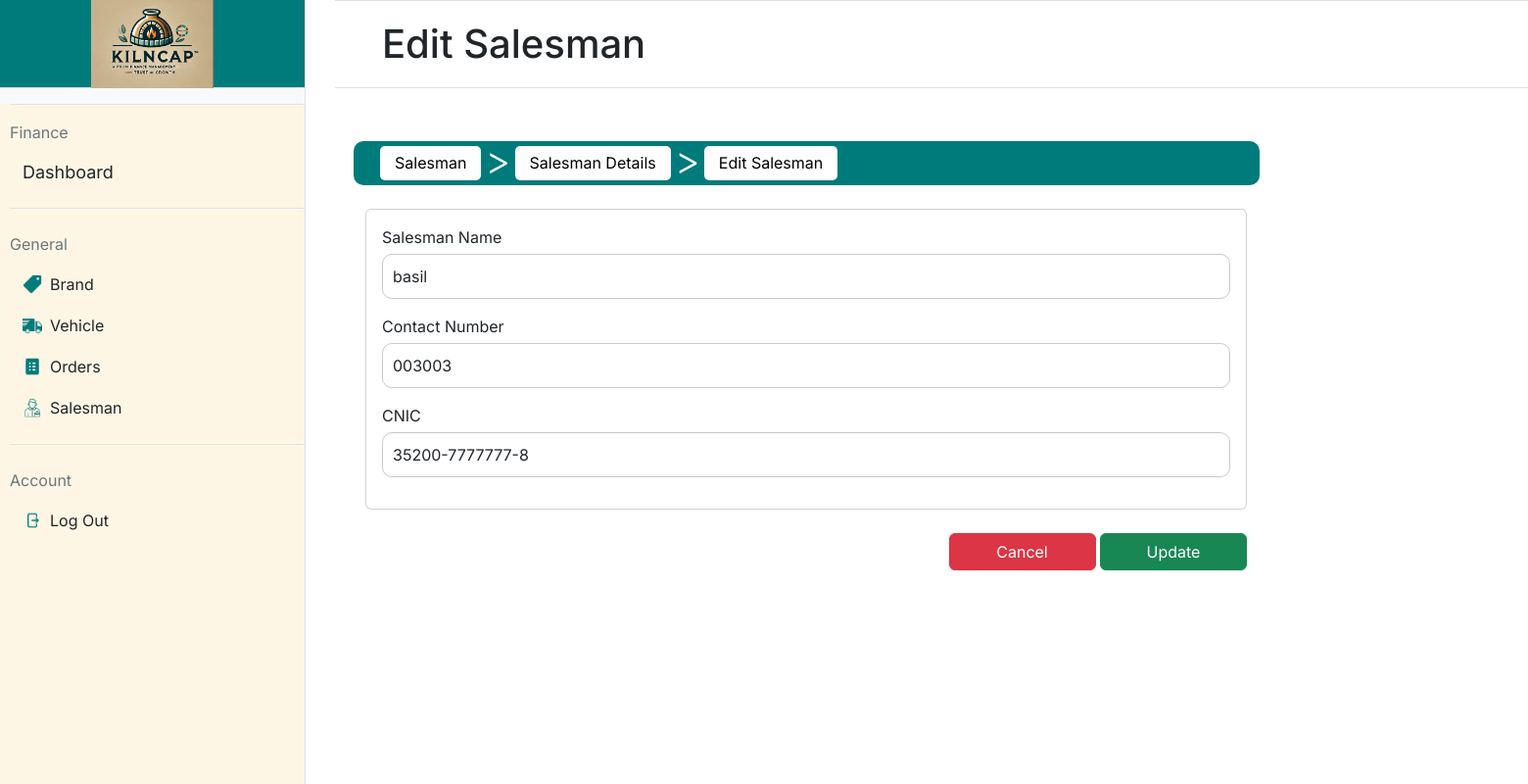
The app's page /edit_salesman/2 (signed in) with its own data.
### models/salesman.py (models this page shows, shortened)
class Salesman(db.Model):
    __tablename__ = 'salesmen'
    id = db.Column(db.Integer, primary_key=True)  # Salesman ID (Primary Key)
    name = db.Column(db.String(100), nullable=False)  # Salesman's name
    contact_no = db.Column(db.String(15), unique=True, nullable=False)  # Salesman's contact number
    cnic = db.Column(db.String(15), unique=True, nullable=False)  # Salesman's CNIC (Computerized National Identity Card)

### app.py (the view, shortened to what this page needs)
@app.route('/edit_salesman/<int:salesman_id>', methods=['GET', 'POST'])
@login_required
def edit_salesman(salesman_id):
    salesman = Salesman.query.get_or_404(salesman_id)  # Fetch the salesman by ID or return 404 if not found
    return render_template('edit_salesman.html', salesman=salesman)

### app.py (called while the page is built)
@login_manager.user_loader
def load_user(user_id):
    return User.query.get(int(user_id))

### models/user.py (called while the page is built)
    @property
    def is_active(self):
        return True

### templates/edit_salesman.html (shortened to what this page needs)
{% extends "base.html" %}
{% block mainheading %}
Edit Salesman
{% endblock %}
{% block maincontent %}
<nav class="navbar navbar-expand-lg"
    style="background-color: #007b7b; border-radius: 10px; padding: 5px 15px; height: 45px; width: 925px;">
    <div class="container-fluid d-flex align-items-center">
        <div class="collapse navbar-collapse" id="navbarNav">
            <ul class="navbar-nav d-flex align-items-center">
                <li class="nav-item">
                    <a class="nav-link text-black"
                        href="{{ url_for('salesman') }}"
                        style="background-color: white; color: black; border-radius: 5px; padding: 5px 15px; height: 35px; line-height: 25px; transition: all 0.3s ease; text-decoration: none;"
                        onmouseover="this.style.backgroundColor='#f0f0f0'; this.style.color='white';"
                        onmouseout="this.style.backgroundColor='white'; this.style.color='black';">Salesman</a>
                </li>
                <li class="mx-1"
                    style="color: white;padding-bottom: 5px; font-size: 40px; font-weight:300">&gt;</li>
                <li class="nav-item">
                    <a class="nav-link text-black"
                        href="{{ url_for('salesman_details', salesman_id=salesman.id) }}"
                        style="background-color: white; color: black; border-radius: 5px; padding: 5px 15px; height: 35px; line-height: 25px; text-decoration: none;">Salesman
                        Details</a>
                </li>
                <li class="mx-1"
                    style="color: white;padding-bottom: 5px; font-size: 40px; font-weight:300">&gt;</li>
                <li class="nav-item">
                    <a class="nav-link text-black" href="#"
                        style="background-color: white; color: black; border-radius: 5px; padding: 5px 15px; height: 35px; line-height: 25px; text-decoration: none;">Edit
                        Salesman</a>
                </li>
            </ul>
        </div>
    </div>
</nav>
<div class="container mt-4">
    <form action="{{ url_for('edit_salesman', salesman_id=salesman.id) }}"
        method="POST">
        <div class="card mb-4" style="width: 900px;">
            <div class="card-body">
                <div class="mb-3">
                    <label for="salesman_name" class="form-label"
                        style="margin-bottom: 5px;">Salesman Name</label>
                    <input type="text" name="salesman_name" id="salesman_name"
                        class="form-control"
                        placeholder="Enter salesman name" required
                        value="{{ salesman.name }}"
                        style="background-color: white; margin-top: 0;border-color: #d0c7c7;">
                </div>
                <div class="mb-3">
                    <label for="salesman_contact" class="form-label"
                        style="margin-bottom: 5px;">Contact Number</label>
                    <input type="text" name="salesman_contact"
                        id="salesman_contact" class="form-control"
                        placeholder="Enter contact 10 to 15 digit"  pattern="^\d{10,15}$" required
                        value="{{ salesman.contact_no }}"
                        style="background-color: white; margin-top: 0;border-color: #d0c7c7;">
                </div>
                <div class="mb-3">
                    <label for="salesman_cnic" class="form-label"
                        style="margin-bottom: 5px;">CNIC</label>
                    <input type="text" name="salesman_cnic" id="salesman_cnic"
                        class="form-control"
                        placeholder="CNIC (XXXXX-XXXXXXX-X)" required
                        value="{{ salesman.cnic }}"
                        pattern="^\d{5}-\d{7}-\d$" required
                        style="background-color: white; margin-top: 0;border-color: #d0c7c7;" readonly>
                </div>
            </div>
        </div>
        <div class="text-end" style="padding-bottom: 50px;">
            <a href="{{ url_for('salesman_details', salesman_id=salesman.id) }}"
                class="btn btn-danger" style="width: 150px;">Cancel</a>
            <button type="submit" class="btn btn-success"
                style="width: 150px;">Update</button>
        </div>
    </form>
</div>
{% endblock %}

### static/styles.css (style rules this page uses)
body { font-family: "Inter"; margin: 0; height: 100vh; display: flex; }
.container { display: flex; width: 100%; height: 50vh; }
input[type="text"], input[type="password"] { width: 100%; padding: 10px; margin-top: 10px; background-color: #f2f1f1; border: 1px solid #f2f1f1; border-radius: 10px; }

### templates/edit_salesman.html (style rules this page uses)
#salesman_name::placeholder { color: #D4D4D4; }
#salesman_contact::placeholder { color: #D4D4D4; }
#salesman_cnic::placeholder { color: #D4D4D4; }

### records on screen
Salesman: salesman_name "basil", salesman_contact "003003", salesman_cnic "35200-7777777-8"
